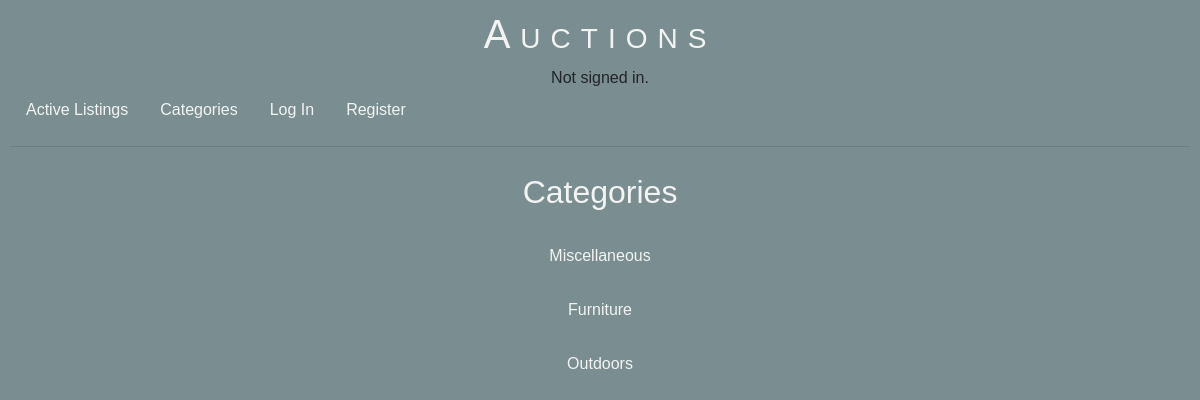
The page /categories on the database its author committed.
### auctions/models.py (models this page shows, shortened)
class Category(models.Model):
    name = models.CharField(max_length=20, default="")
    class Meta:
        verbose_name_plural = "Categories"

### auctions/views.py (the view)
# urls.py: path("categories", views.categories, name="categories"),
def categories(request):
    return render(request, "auctions/categories.html", {
        "categories": Category.objects.all()
    })

### auctions/templates/auctions/categories.html
{% extends "auctions/layout.html" %}
{% block body %}
    <h2>Categories</h2>
    <ul>
        {% for category in categories %}
            <li class="indexitem"><a href="{% url 'category' category.id %}">{{ category.name }}</a></li>
        {% endfor %}
    </ul>
{% endblock %}

### auctions/static/auctions/styles.css (style rules this page uses)
html { height: 100%; }
body { padding: 10px; box-sizing: border-box; height: 100%; background-color: #7A8D90; font-family: Avenir, Arial, sans-serif; text-align: center; }
h2 { color: #F2F4F3; font-family: Avenir, Arial, sans-serif; text-align: center; padding: 10px; }
.indexitem { margin: auto; padding: 15px 5px; text-align: center; }
.indexitem a { height: 100%; width: 100%; padding: 15px 100px; }
a { color: #F2F4F3; text-decoration: none; height: 100%; width: 100%; }
ul { list-style: none; padding: 0px; }
li { list-style: none; }

### rows shown on the page
Category: name "Miscellaneous"
Category: name "Furniture"
Category: name "Outdoors"
